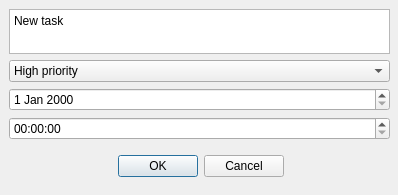
<?xml version="1.0" encoding="UTF-8"?>
<ui version="4.0">
 <class>NewTaskDialog</class>
 <widget class="QDialog" name="NewTaskDialog">
  <property name="geometry">
   <rect>
    <x>0</x>
    <y>0</y>
    <width>398</width>
    <height>195</height>
   </rect>
  </property>
  <property name="windowTitle">
   <string>New Task</string>
  </property>
  <widget class="QDialogButtonBox" name="buttonBox">
   <property name="geometry">
    <rect>
     <x>30</x>
     <y>150</y>
     <width>341</width>
     <height>32</height>
    </rect>
   </property>
   <property name="cursor">
    <cursorShape>ArrowCursor</cursorShape>
   </property>
   <property name="orientation">
    <enum>Qt::Orientation::Horizontal</enum>
   </property>
   <property name="standardButtons">
    <set>QDialogButtonBox::StandardButton::Cancel|QDialogButtonBox::StandardButton::Ok</set>
   </property>
   <property name="centerButtons">
    <bool>true</bool>
   </property>
  </widget>
  <widget class="QWidget" name="verticalLayoutWidget">
   <property name="geometry">
    <rect>
     <x>9</x>
     <y>9</y>
     <width>381</width>
     <height>131</height>
    </rect>
   </property>
   <layout class="QVBoxLayout" name="verticalLayout">
    <item>
     <widget class="QTextEdit" name="taskName">
      <property name="styleSheet">
       <string notr="true"/>
      </property>
      <property name="plainText">
       <string>New task</string>
      </property>
     </widget>
    </item>
    <item>
     <widget class="QComboBox" name="taskPriority">
      <property name="styleSheet">
       <string notr="true"/>
      </property>
      <item>
       <property name="text">
        <string>High priority</string>
       </property>
      </item>
      <item>
       <property name="text">
        <string>Medium priority</string>
       </property>
      </item>
      <item>
       <property name="text">
        <string>Low priority</string>
       </property>
      </item>
     </widget>
    </item>
    <item>
     <widget class="QDateEdit" name="taskDate"/>
    </item>
    <item>
     <widget class="QTimeEdit" name="taskTime"/>
    </item>
   </layout>
  </widget>
 </widget>
 <resources/>
 <connections>
  <connection>
   <sender>buttonBox</sender>
   <signal>accepted()</signal>
   <receiver>NewTaskDialog</receiver>
   <slot>accept()</slot>
   <hints>
    <hint type="sourcelabel">
     <x>248</x>
     <y>254</y>
    </hint>
    <hint type="destinationlabel">
     <x>157</x>
     <y>274</y>
    </hint>
   </hints>
  </connection>
  <connection>
   <sender>buttonBox</sender>
   <signal>rejected()</signal>
   <receiver>NewTaskDialog</receiver>
   <slot>reject()</slot>
   <hints>
    <hint type="sourcelabel">
     <x>316</x>
     <y>260</y>
    </hint>
    <hint type="destinationlabel">
     <x>286</x>
     <y>274</y>
    </hint>
   </hints>
  </connection>
 </connections>
</ui>
